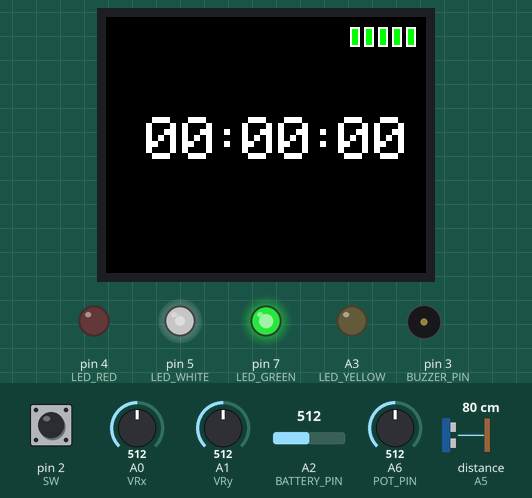
This sketch was run on a simulated Arduino Nano, built with avr-gcc and run on an emulated ATmega328P. Shown: 160×128 colour display, output pins drawn as LEDs (lit = HIGH), buzzer (waves = sounding). Wiring (inferred from the names in the program): ultrasonic range finder: trigger A4; echo A5. The inputs (shaded band) are chosen by the test bench; at power-on: pin 2 (SW) HIGH, distance to the obstacle (sensor on A5) 80 cm, A6 (POT_PIN) = 512, A0 (VRx) = 512, A1 (VRy) = 512, A2 (BATTERY_PIN) = 512. The echo pulse lasts 58.3 µs per cm; pins used as bus, display or sensor lines are not drawn.

Above: at 1.3 s.
1.4 s: pin 2 (SW) pulled LOW for 1 s
At 2.56 s:
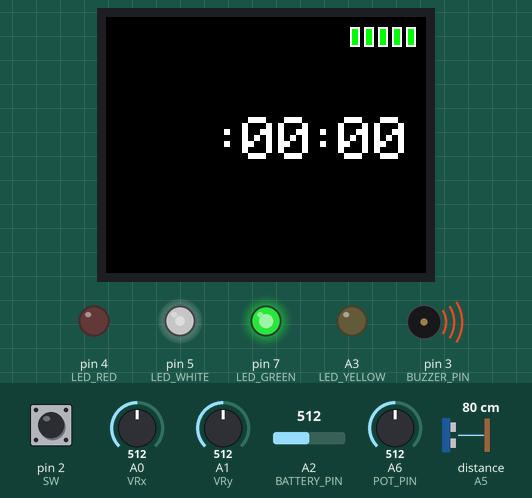
4.1 s: distance to the obstacle (sensor on A5) set to 22 cm
5.9 s: distance to the obstacle (sensor on A5) set to 19 cm
At 6.68 s:
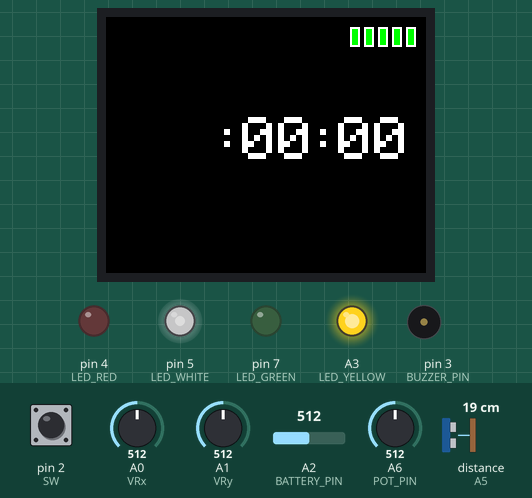
8.9 s: A6 (POT_PIN) set to 716
At 9.18 s:
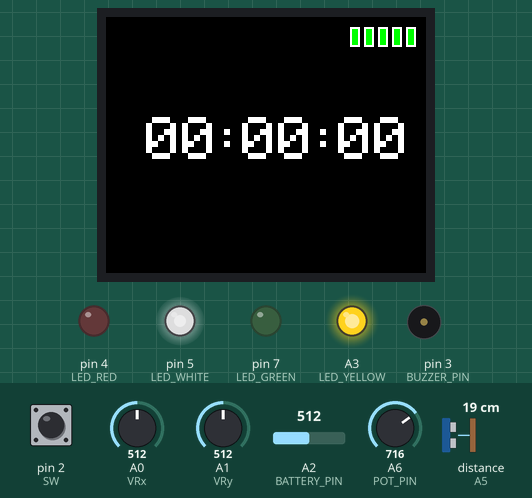
11.9 s: A6 (POT_PIN) set to 992
At 12.18 s:
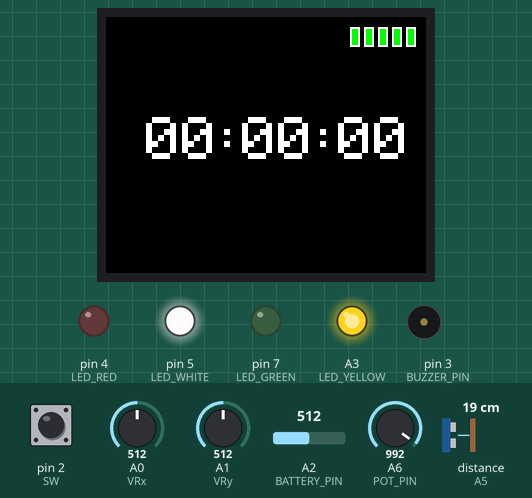
14.9 s: distance to the obstacle (sensor on A5) set to 12 cm
16.9 s: distance to the obstacle (sensor on A5) set to 10 cm
At 17.68 s:
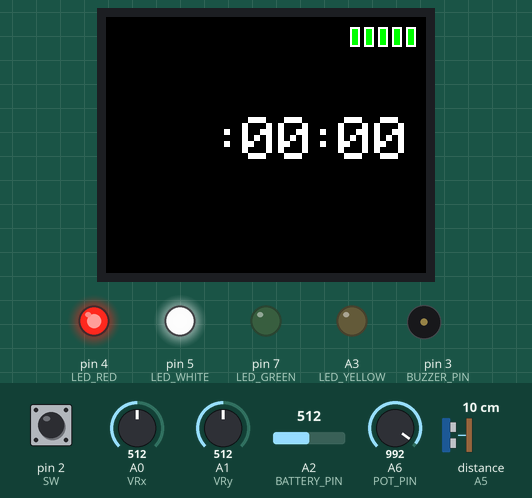
Timing chart, 0 to 19.9 s (numbered marks = the images above; inputs shaded):
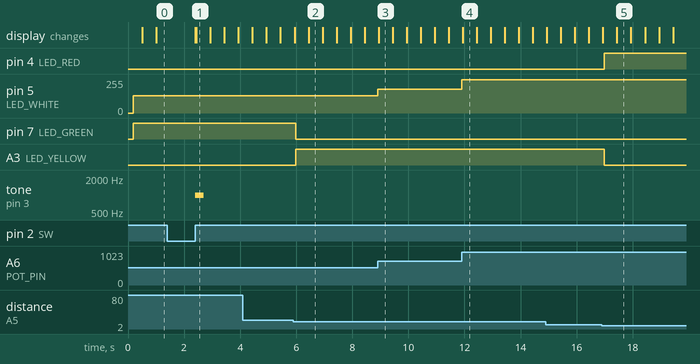

The sketch:

KID_Arduino.ino
```cpp
#include <Adafruit_GFX.h>
#include <Adafruit_ST7735.h>
#include <SPI.h>
#include <avr/sleep.h>
#include <avr/power.h>
#include <avr/pgmspace.h>
#include "moon_image_96x64.h"

// Display
#define TFT_CS   10
#define TFT_RST  8
#define TFT_RS   9

// Joystick
#define VRx A0
#define VRy A1
#define SW  2

// Piezo buzzer
#define BUZZER_PIN 3

// Battery monitoring
#define BATTERY_PIN A2
#define VOLTAGE_MIN 3000  // 3.0V in mV
#define VOLTAGE_MAX 4200  // 4.2V in mV
#define VOLTAGE_DIVIDER_RATIO 2

// LEDs and peripherals
#define LED_WHITE 5
#define LED_RED   4
#define LED_YELLOW A3
#define LED_GREEN 7
#define POT_PIN A6
#define TRIG_PIN A4
#define ECHO_PIN A5

// Time until sleep on inactivity (in milliseconds)
#define INACTIVITY_TIMEOUT 120000UL

Adafruit_ST7735 tft = Adafruit_ST7735(TFT_CS, TFT_RS, TFT_RST);

enum Mode { SETUP, COUNTDOWN, PAUSE, OVERDUE };
Mode mode = SETUP;

int hours = 0, minutes = 0, seconds = 0;
int selected = 0;
bool negative = false;
unsigned long lastUpdate = 0;
bool blink = true;
unsigned long lastBlink = 0;

unsigned long lastBatteryCheck = 0;
const unsigned long batteryUpdateInterval = 60000;

unsigned long lastActivity = 0;
unsigned long lastSensorRead = 0;
const unsigned long sensorInterval = 100;

// For button debounce and long press handling
int lastButtonState = HIGH;
unsigned long buttonDownMillis = 0;
const unsigned long debounceDelay = 50;
const unsigned long longPressDuration = 1000;

void wakeUp() {}

void drawSleepImage() {
  tft.fillScreen(ST77XX_BLACK);
  tft.drawRGBBitmap(32, 32, moonImage, 96, 64);
}

void goToSleep() {
  drawSleepImage();
  delay(300);
  tft.writeCommand(ST77XX_DISPOFF);
  tft.writeCommand(ST77XX_SLPIN);

  set_sleep_mode(SLEEP_MODE_PWR_DOWN);
  sleep_enable();
  attachInterrupt(digitalPinToInterrupt(SW), wakeUp, FALLING);
  sleep_mode();
  sleep_disable();
  detachInterrupt(digitalPinToInterrupt(SW));

  tft.writeCommand(ST77XX_SLPOUT);
  delay(120);
  tft.writeCommand(ST77XX_DISPON);
  tft.fillScreen(ST77XX_BLACK);
  drawStaticTime();
  updateBatteryIndicator();
}

void setup() {
  pinMode(SW, INPUT_PULLUP);
  pinMode(BUZZER_PIN, OUTPUT);
  pinMode(BATTERY_PIN, INPUT);
  pinMode(LED_WHITE, OUTPUT);
  pinMode(LED_RED, OUTPUT);
  pinMode(LED_YELLOW, OUTPUT);
  pinMode(LED_GREEN, OUTPUT);
  pinMode(TRIG_PIN, OUTPUT);
  pinMode(ECHO_PIN, INPUT);

  tft.initR(INITR_BLACKTAB);
  tft.setRotation(1);
  tft.fillScreen(ST77XX_BLACK);
  tft.setTextSize(3);

  drawStaticTime();
  updateBatteryIndicator();
  lastActivity = millis();
}

void loop() {
  static int lastSelected = -1;
  static int lastHours = -1, lastMinutes = -1, lastSeconds = -1;

  handlePotAndUltrasound();

  if (millis() - lastBatteryCheck >= batteryUpdateInterval) {
    lastBatteryCheck = millis();
    updateBatteryIndicator();
  }

  handleButton();

  if (mode == SETUP) {
    handleJoystick();

    if (selected != lastSelected || hours != lastHours || minutes != lastMinutes || seconds != lastSeconds) {
      drawStaticTime();
      lastSelected = selected;
      lastHours = hours;
      lastMinutes = minutes;
      lastSeconds = seconds;
    }

    if (millis() - lastBlink >= 500) {
      blink = !blink;
      lastBlink = millis();
      drawBlinkingPart();
    }

    if (millis() - lastActivity > INACTIVITY_TIMEOUT) {
      goToSleep();
      lastActivity = millis();
    }
  }
  else if (mode == COUNTDOWN || mode == OVERDUE) {
    if (millis() - lastUpdate >= 1000) {
      lastUpdate = millis();
      countdown();
      drawStaticTime();
    }
  }
}

void handleButton() {
  int buttonState = digitalRead(SW);
  unsigned long now = millis();

  // Button is pressed (LOW)
  if (lastButtonState == HIGH && buttonState == LOW) {
    buttonDownMillis = now;
  }

  // Button is released (HIGH)
  if (lastButtonState == LOW && buttonState == HIGH) {
    unsigned long pressDuration = now - buttonDownMillis;

    // Short press (except PAUSE/SETUP)
    if (pressDuration >= debounceDelay && pressDuration < longPressDuration) {
      switch (mode) {
        case SETUP:
          mode = COUNTDOWN;
          negative = false;
          lastUpdate = now;
          tft.fillScreen(ST77XX_BLACK);
          drawStaticTime();
          updateBatteryIndicator();
          break;
        case COUNTDOWN:
          mode = PAUSE;
          break;
        case PAUSE:
          mode = COUNTDOWN;
          lastUpdate = now;
          break;
        case OVERDUE:
          hours = minutes = seconds = 0;
          negative = false;
          mode = SETUP;
          tft.fillScreen(ST77XX_BLACK);
          drawStaticTime();
          updateBatteryIndicator();
          break;
      }
      lastActivity = now;
    }
    // Long press resets when paused
    else if (pressDuration >= longPressDuration) {
      if (mode == PAUSE) {
        hours = minutes = seconds = 0;
        negative = false;
        mode = SETUP;
        tft.fillScreen(ST77XX_BLACK);
        drawStaticTime();
        updateBatteryIndicator();
        lastActivity = now;
      }
    }
    buttonDownMillis = 0;
  }

  lastButtonState = buttonState;
}

void handleJoystick() {
  int x = analogRead(VRx);
  int y = analogRead(VRy);
  int sw = digitalRead(SW);
  static unsigned long lastMove = 0;

  if (millis() - lastMove > 200) {
    if (x < 400 && selected > 0) {
      selected--;
      lastMove = millis();
      lastActivity = millis();
    } else if (x > 600 && selected < 2) {
      selected++;
      lastMove = millis();
      lastActivity = millis();
    } else if (y < 400) {
      incrementSelected();
      lastMove = millis();
      lastActivity = millis();
    } else if (y > 600) {
      decrementSelected();
      lastMove = millis();
      lastActivity = millis();
    } else if (sw == LOW) {
      mode = COUNTDOWN;
      negative = false;
      lastUpdate = millis();
      tft.fillScreen(ST77XX_BLACK);
      drawStaticTime();
      updateBatteryIndicator();
      lastMove = millis();
      lastActivity = millis();
    }
  }
}

void handlePotAndUltrasound() {
  int potValue = analogRead(POT_PIN);
  int pwmValue = potValue >> 2;
  analogWrite(LED_WHITE, pwmValue);

  if (millis() - lastSensorRead >= sensorInterval) {
    lastSensorRead = millis();

    digitalWrite(TRIG_PIN, LOW);
    delayMicroseconds(2);
    digitalWrite(TRIG_PIN, HIGH);
    delayMicroseconds(10);
    digitalWrite(TRIG_PIN, LOW);

    long duration = pulseIn(ECHO_PIN, HIGH, 15000);
    int distance = duration * 343L / 20000;

    digitalWrite(LED_RED, distance < 10);
    digitalWrite(LED_YELLOW, distance >= 10 && distance < 20);
    digitalWrite(LED_GREEN, distance >= 20);
  }
}

void incrementSelected() {
  if (selected == 0 && hours < 23) hours++;
  if (selected == 1 && minutes < 59) minutes++;
  if (selected == 2 && seconds < 59) seconds++;
}

void decrementSelected() {
  if (selected == 0 && hours > 0) hours--;
  if (selected == 1 && minutes > 0) minutes--;
  if (selected == 2 && seconds > 0) seconds--;
}

void countdown() {
  if (hours == 0 && minutes == 0 && seconds == 0 && !negative && mode != PAUSE && mode != SETUP) {
    tone(BUZZER_PIN, 1000, 300);
    negative = true;
    mode = OVERDUE;
    return;
  }

  if (!negative) {
    if (seconds > 0) {
      seconds--;
    } else {
      seconds = 59;
      if (minutes > 0) {
        minutes--;
      } else {
        minutes = 59;
        if (hours > 0) hours--;
      }
    }
  } else {
    seconds++;
    if (seconds >= 60) {
      seconds = 0;
      minutes++;
      if (minutes >= 60) {
        minutes = 0;
        hours++;
      }
    }
  }
}

void drawStaticTime() {
  char buf[4];
  int xH = 20;
  int xM = xH + 48;
  int xS = xM + 48;
  int y = 50;

  tft.setTextColor(ST77XX_WHITE);
  tft.setTextSize(3);

  tft.fillRect(0, y, 160, 30, ST77XX_BLACK);

  if (negative) {
    tft.setCursor(0, y);
    tft.print("-");
  }

  sprintf(buf, "%02d", hours);
  tft.setCursor(xH, y);
  tft.print(buf);

  tft.setCursor(xH + 33, y);
  tft.print(":");

  sprintf(buf, "%02d", minutes);
  tft.setCursor(xM, y);
  tft.print(buf);

  tft.setCursor(xM + 33, y);
  tft.print(":");

  sprintf(buf, "%02d", seconds);
  tft.setCursor(xS, y);
  tft.print(buf);
}

void drawBlinkingPart() {
  int x = (selected == 0) ? 20 : (selected == 1 ? 68 : 116);
  int val = (selected == 0) ? hours : (selected == 1 ? minutes : seconds);
  char buf[4];
  int y = 50;

  sprintf(buf, "%02d", val);
  tft.setTextColor(blink ? ST77XX_WHITE : ST77XX_BLACK);
  tft.fillRect(x, y, 33, 24, ST77XX_BLACK);
  tft.setCursor(x, y);
  tft.print(buf);
}

void updateBatteryIndicator() {
  int analogValue = analogRead(BATTERY_PIN);
  long voltage_mv = analogValue * 5000L / 1023 * VOLTAGE_DIVIDER_RATIO;
  uint8_t percent = map(voltage_mv, VOLTAGE_MIN, VOLTAGE_MAX, 0, 100);
  percent = constrain(percent, 0, 100);
  int bars = (percent + 10) / 20;

  const int barWidth = 5;
  const int barHeight = 10;
  const int spacing = 2;
  const int totalBars = 5;

  const int totalWidth = totalBars * (barWidth + spacing) - spacing;
  const int startX = 160 - totalWidth - 5;
  const int startY = 5;

  tft.fillRect(startX - 2, startY - 2, totalWidth + 4, barHeight + 4, ST77XX_BLACK);

  for (int i = 0; i < totalBars; i++) {
    int x = startX + i * (barWidth + spacing);
    uint16_t color = (i < bars) ? ST77XX_GREEN : ST77XX_BLACK;
    tft.fillRect(x, startY, barWidth, barHeight, color);
    tft.drawRect(x, startY, barWidth, barHeight, ST77XX_WHITE);
  }
}
```

Source omitted: _image_96x64.h (data table, 49200 bytes)

Measured:
- the behaviour switches between 21 and 20 cm on distance to the obstacle (sensor on A5) (found by bisection; images 1 and 2)
- the behaviour switches between 11 and 10 cm on distance to the obstacle (sensor on A5) (found by bisection; images 4 and 5)
- after the input at 1.4 s, tone on pin 3 (BUZZER_PIN): silent → 1000 Hz after 1.0 s, → silent 0.30 s later; the display: first changes after 1.0 s (image 1 shows a later state)
- after the input at 5.9 s, pin 7 (LED_GREEN): HIGH → LOW after 0.08 s; A3 (LED_YELLOW): LOW → HIGH after 0.08 s
- after the input at 8.9 s, pin 5 (LED_WHITE): 128/255 → 179/255 at once
- after the input at 11.9 s, pin 5 (LED_WHITE): 179/255 → 248/255 at once
- after the input at 16.9 s, pin 4 (LED_RED): LOW → HIGH after 0.08 s; A3 (LED_YELLOW): HIGH → LOW after 0.08 s
